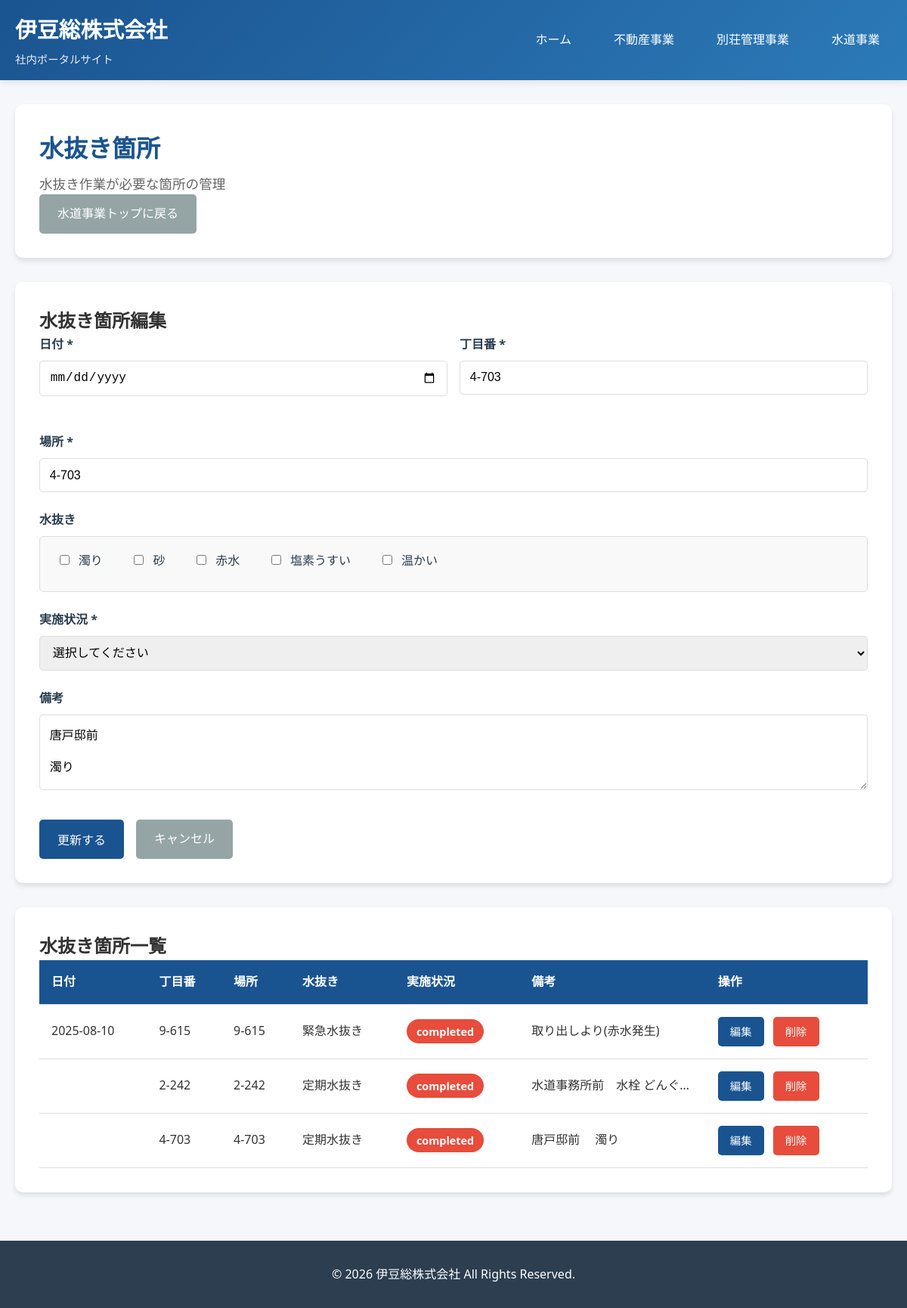
Screenshot of /modules/water_service/water_drainage.php?edit=4 with the database file from the repository.
### tables this page shows
CREATE TABLE water_drainage_locations (
        id INTEGER PRIMARY KEY AUTOINCREMENT,
        location_name TEXT NOT NULL,
        address TEXT NOT NULL,
        property_owner TEXT,
        contact_info TEXT,
        drainage_type TEXT,
        last_drainage_date DATE,
        next_scheduled_date DATE,
        status TEXT DEFAULT 'pending',
        notes TEXT,
        created_at DATETIME DEFAULT CURRENT_TIMESTAMP,
        updated_at DATETIME DEFAULT CURRENT_TIMESTAMP
    );

### includes/db.php (called while the page is built, shortened)
<?php
class Database {
    private static $instance = null;
    private $db;
    private function __construct() {
        try {
            $this->db = new PDO('sqlite:' . DB_PATH);
            $this->db->setAttribute(PDO::ATTR_ERRMODE, PDO::ERRMODE_EXCEPTION);
            $this->db->setAttribute(PDO::ATTR_DEFAULT_FETCH_MODE, PDO::FETCH_ASSOC);
        } catch (PDOException $e) {
            die('データベース接続エラー: ' . $e->getMessage());
        }
    }
    public static function getInstance() {
        if (self::$instance === null) {
            self::$instance = new self();
        }
        return self::$instance;
    }
    public function query($sql, $params = []) {
        try {
            $stmt = $this->db->prepare($sql);
            $stmt->execute($params);
            return $stmt;
        } catch (PDOException $e) {
            error_log('SQL Error: ' . $e->getMessage());
            return false;
        }
    }
    public function fetchAll($sql, $params = []) {
        $stmt = $this->query($sql, $params);
        return $stmt ? $stmt->fetchAll() : [];
    }
    public function fetchOne($sql, $params = []) {
        $stmt = $this->query($sql, $params);
        return $stmt ? $stmt->fetch() : null;
    }
}

### modules/water_service/water_drainage.php (the view, shortened to what this page needs)
<?php
require_once __DIR__ . '/../../includes/db.php';
$db = Database::getInstance();
$edit_location = null;
if (isset($_GET['edit'])) {
    $edit_location = $db->fetchOne("SELECT * FROM water_drainage_locations WHERE id = ?", [(int)$_GET['edit']]);
}
$locations = $db->fetchAll("SELECT * FROM water_drainage_locations ORDER BY next_scheduled_date ASC");
include __DIR__ . '/../../includes/header.php';
?>
<div class="page-header">
    <h1>水抜き箇所</h1>
    <p>水抜き作業が必要な箇所の管理</p>
    <a href="/modules/water_service/index.php" class="btn btn-secondary">水道事業トップに戻る</a>
</div>
<?php
$drainage_conditions_array = [];
if ($edit_location && isset($edit_location['drainage_type'])) {
    $drainage_conditions_array = array_map('trim', explode(',', $edit_location['drainage_type']));
}
?>
<div class="form-container">
    <h2><?php echo $edit_location ? '水抜き箇所編集' : '新規水抜き箇所登録'; ?></h2>
    <form method="POST">
        <div class="form-row">
            <div class="form-group">
                <label for="drainage_date">日付 *</label>
                <input type="date" id="drainage_date" name="drainage_date" required
                       value="<?php echo htmlspecialchars($edit_location['last_drainage_date'] ?? ''); ?>">
            </div>
            <div class="form-group">
                <label for="district_number">丁目番 *</label>
                <input type="text" id="district_number" name="district_number" required
                       placeholder="例: 1丁目23番地"
                       value="<?php echo htmlspecialchars($edit_location['address'] ?? ''); ?>">
            </div>
        </div>
        <div class="form-group">
            <label for="location_name">場所 *</label>
            <input type="text" id="location_name" name="location_name" required
                   placeholder="例: 山田様宅前"
                   value="<?php echo htmlspecialchars($edit_location['location_name'] ?? ''); ?>">
        </div>
        <div class="form-group">
            <label>水抜き</label>
            <div class="checkbox-group">
                <label class="checkbox-label">
                    <input type="checkbox" name="drainage_turbid" value="1"
                           <?php echo in_array('濁り', $drainage_conditions_array) ? 'checked' : ''; ?>>
                    <span>濁り</span>
                </label>
                <label class="checkbox-label">
                    <input type="checkbox" name="drainage_sand" value="1"
                           <?php echo in_array('砂', $drainage_conditions_array) ? 'checked' : ''; ?>>
                    <span>砂</span>
                </label>
                <label class="checkbox-label">
                    <input type="checkbox" name="drainage_red" value="1"
                           <?php echo in_array('赤水', $drainage_conditions_array) ? 'checked' : ''; ?>>
                    <span>赤水</span>
                </label>
                <label class="checkbox-label">
                    <input type="checkbox" name="drainage_chlorine" value="1"
                           <?php echo in_array('塩素うすい', $drainage_conditions_array) ? 'checked' : ''; ?>>
                    <span>塩素うすい</span>
                </label>
                <label class="checkbox-label">
                    <input type="checkbox" name="drainage_warm" value="1"
                           <?php echo in_array('温かい', $drainage_conditions_array) ? 'checked' : ''; ?>>
                    <span>温かい</span>
                </label>
            </div>
        </div>
        <div class="form-group">
            <label for="implementation_status">実施状況 *</label>
            <select id="implementation_status" name="implementation_status" required>
                <option value="">選択してください</option>
            </select>
        </div>
        <div class="form-group">
            <label for="notes">備考</label>
            <textarea id="notes" name="notes" rows="4" placeholder="その他特記事項があれば記入してください"><?php echo htmlspecialchars($edit_location['notes'] ?? ''); ?></textarea>
        </div>
        <div class="form-actions">
            <button type="submit" class="btn"><?php echo $edit_location ? '更新する' : '登録する'; ?></button>
            <?php if ($edit_location): ?>
                <a href="water_drainage.php" class="btn btn-secondary">キャンセル</a>
            <?php endif; ?>
        </div>
    </form>
</div>
<div class="table-container" style="margin-top: 2rem;">
    <h2>水抜き箇所一覧</h2>
    <?php if (count($locations) > 0): ?>
        <div class="table-responsive">
            <table>
                <thead>
                    <tr>
                        <th>日付</th>
                        <th>丁目番</th>
                        <th>場所</th>
                        <th>水抜き</th>
                        <th>実施状況</th>
                        <th>備考</th>
                        <th>操作</th>
                    </tr>
                </thead>
                <tbody>
                    <?php foreach ($locations as $location): ?>
                        <tr>
                            <td data-label="日付"><?php echo $location['last_drainage_date'] ?? '-'; ?></td>
                            <td data-label="丁目番"><?php echo htmlspecialchars($location['address']); ?></td>
                            <td data-label="場所"><?php echo htmlspecialchars($location['location_name']); ?></td>
                            <td data-label="水抜き"><?php echo htmlspecialchars($location['drainage_type'] ?? '-'); ?></td>
                            <td data-label="実施状況">
                                <span class="badge badge-<?php
                                    echo $location['status'] === '実施済み' ? 'success' :
                                        ($location['status'] === '実施中' ? 'info' :
                                        ($location['status'] === '未実施' ? 'warning' : 'error'));
                                ?>">
                                    <?php echo htmlspecialchars($location['status']); ?>
                                </span>
                            </td>
                            <td data-label="備考" class="notes-cell"><?php echo htmlspecialchars($location['notes'] ?? '-'); ?></td>
                            <td data-label="操作" class="action-cell">
                                <a href="?edit=<?php echo $location['id']; ?>" class="btn btn-sm">編集</a>
                                <a href="?delete=<?php echo $location['id']; ?>"
                                   class="btn btn-sm btn-warning"
                                   onclick="return confirm('本当に削除しますか？')">削除</a>
                            </td>
                        </tr>
                    <?php endforeach; ?>
                </tbody>
            </table>
        </div>
    <?php else: ?>
        <p>登録されている水抜き箇所はありません。</p>
    <?php endif; ?>
</div>
<?php include __DIR__ . '/../../includes/footer.php'; ?>

### assets/css/style.css (style rules this page uses)
:root { --primary-color: #1a5490; --secondary-color: #2c7ab8; --accent-color: #f39c12; --success-color: #27ae60; --warning-color: #e74c3c; --dark-color: #2c3e50; --light-color: #ecf0f1; --text-color: #333; --bg-color: #f5f7fa; --card-shadow: 0 4px 6px rgba(0, 0, 0, 0.1); --card-hover-shadow: 0 8px 15px rgba(0, 0, 0, 0.2); }
* { margin: 0; padding: 0; box-sizing: border-box; }
body { font-family: 'Segoe UI', 'Hiragino Kaku Gothic ProN', 'Meiryo', sans-serif; background-color: var(--bg-color); color: var(--text-color); line-height: 1.6; }
.page-header { background: white; padding: 2rem; border-radius: 10px; box-shadow: var(--card-shadow); margin-bottom: 2rem; }
.page-header h1 { color: var(--primary-color); font-size: 2rem; margin-bottom: 0.5rem; }
.page-header p { color: #666; font-size: 1.1rem; }
.table-container { background: white; border-radius: 10px; padding: 2rem; box-shadow: var(--card-shadow); overflow-x: auto; }
table { width: 100%; border-collapse: collapse; }
table thead { background: var(--primary-color); color: white; }
table th, table td { padding: 1rem; text-align: left; border-bottom: 1px solid #ddd; }
table td .btn { padding: 0.5rem 1rem; font-size: 0.9rem; margin-right: 0.5rem; display: inline-block; }
.form-container { background: white; border-radius: 10px; padding: 2rem; box-shadow: var(--card-shadow); }
.form-group { margin-bottom: 1.5rem; }
.form-group label { display: block; margin-bottom: 0.5rem; font-weight: bold; color: var(--dark-color); }
.form-group input, .form-group select, .form-group textarea { width: 100%; padding: 0.8rem; border: 1px solid #ddd; border-radius: 5px; font-size: 1rem; transition: border-color 0.3s; }
.form-group textarea { resize: vertical; min-height: 100px; }
.btn { display: inline-block; padding: 0.8rem 1.5rem; background: var(--primary-color); color: white; text-decoration: none; border-radius: 5px; transition: background 0.3s; border: none; cursor: pointer; font-size: 1rem; }
.btn-warning { background: var(--warning-color); }
.btn-secondary { background: #95a5a6; }
.badge { display: inline-block; padding: 0.3rem 0.8rem; border-radius: 20px; font-size: 0.9rem; font-weight: bold; }
.form-row { display: grid; grid-template-columns: repeat(auto-fit, minmax(250px, 1fr)); gap: 1rem; margin-bottom: 1.5rem; }
.checkbox-group { display: flex; flex-wrap: wrap; gap: 1rem; padding: 0.8rem; border: 1px solid #ddd; border-radius: 5px; background: #f9f9f9; }
.checkbox-label { display: flex; align-items: center; cursor: pointer; user-select: none; padding: 0.4rem 0.8rem; border-radius: 5px; transition: background 0.3s; }
.checkbox-label input[type="checkbox"] { width: auto; margin-right: 0.5rem; cursor: pointer; }
.checkbox-label span { font-weight: normal; }
.form-actions { display: flex; gap: 1rem; flex-wrap: wrap; margin-top: 2rem; }
.table-responsive { width: 100%; overflow-x: auto; -webkit-overflow-scrolling: touch; }
.notes-cell { max-width: 200px; overflow: hidden; text-overflow: ellipsis; white-space: nowrap; }
.action-cell { white-space: nowrap; }
.btn-sm { padding: 0.4rem 0.8rem; font-size: 0.85rem; }
.badge-error { background: var(--warning-color); color: white; }

### rows the page displays
water_drainage_locations: district_number "4-703", location_name "4-703", notes "唐戸邸前 濁り", address "4-703", drainage_type "定期水抜き", status "completed"
water_drainage_locations: last_drainage_date "2025-08-10", address "9-615", location_name "9-615", drainage_type "緊急水抜き", status "completed", notes "取り出しより(赤水発生)"
water_drainage_locations: address "2-242", location_name "2-242", drainage_type "定期水抜き", status "completed", notes "水道事務所前 水栓 どんぐ…"
